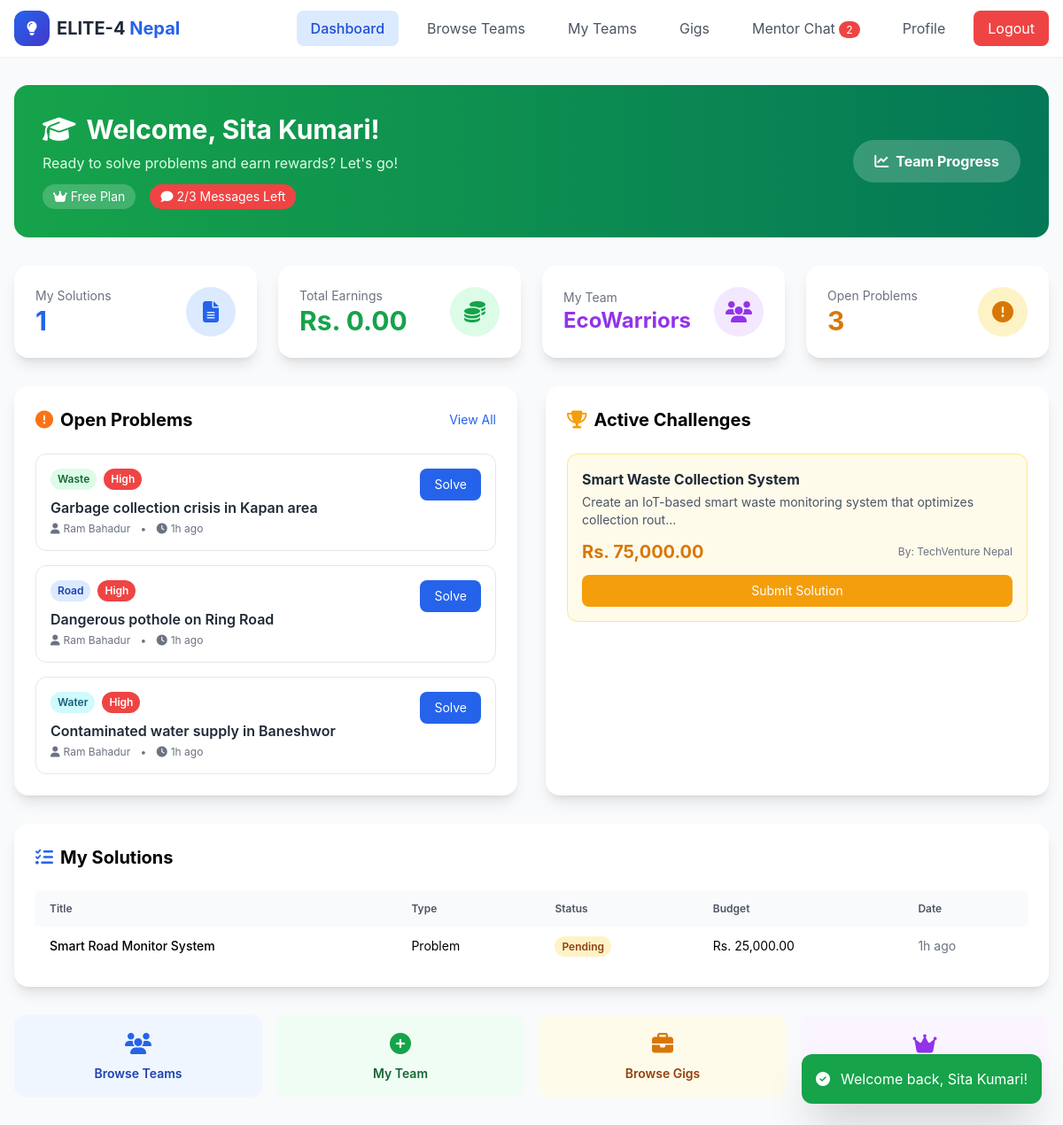
The page /student_dashboard.php (signed in) on the database its author committed.
### tables this page shows
CREATE TABLE `users` (
  `id` INT AUTO_INCREMENT PRIMARY KEY,
  `name` VARCHAR(100) NOT NULL,
  `email` VARCHAR(100) UNIQUE NOT NULL,
  `phone` VARCHAR(20) DEFAULT NULL,
  `password` VARCHAR(255) NOT NULL,
  `role` ENUM('citizen', 'student', 'sponsor', 'mentor', 'admin', 'moderator') NOT NULL DEFAULT 'citizen',
  `bio` TEXT DEFAULT NULL,
  `skills` TEXT DEFAULT NULL,
  `profile_photo` VARCHAR(255) DEFAULT NULL,
  `date_of_birth` DATE DEFAULT NULL,
  `is_active` TINYINT(1) DEFAULT 1,
  `trust_score` INT DEFAULT 100,
  `projects_completed` INT DEFAULT 0,
  `created_at` TIMESTAMP DEFAULT CURRENT_TIMESTAMP,
  `updated_at` TIMESTAMP DEFAULT CURRENT_TIMESTAMP ON UPDATE CURRENT_TIMESTAMP
);

CREATE TABLE `user_subscriptions` (
  `id` INT AUTO_INCREMENT PRIMARY KEY,
  `user_id` INT NOT NULL,
  `plan` ENUM('free', 'plus', 'premium') NOT NULL DEFAULT 'free',
  `start_date` DATE NOT NULL,
  `end_date` DATE NOT NULL,
  `mentor_messages_used` INT DEFAULT 0,
  `mentor_messages_reset_at` DATE DEFAULT NULL,
  `status` ENUM('active', 'expired', 'cancelled') DEFAULT 'active',
  FOREIGN KEY (`user_id`) REFERENCES `users`(`id`) ON DELETE CASCADE
);

CREATE TABLE `teams` (
  `id` INT AUTO_INCREMENT PRIMARY KEY,
  `name` VARCHAR(100) NOT NULL,
  `description` TEXT DEFAULT NULL,
  `leader_id` INT NOT NULL,
  `is_public` TINYINT(1) DEFAULT 1,
  `required_skills` TEXT DEFAULT NULL,
  `problem_id` INT DEFAULT NULL,
  `mentor_id` INT DEFAULT NULL,
  `members` JSON DEFAULT NULL,
  `rank_points` INT DEFAULT 0,
  `status` ENUM('active', 'completed', 'archived', 'inactive') DEFAULT 'active',
  `gold_badge` TINYINT(1) DEFAULT 0,
  `projects_completed` INT DEFAULT 0,
  `last_progress_update` TIMESTAMP NULL DEFAULT NULL,
  `is_inactive` TINYINT(1) DEFAULT 0,
  `created_at` TIMESTAMP DEFAULT CURRENT_TIMESTAMP,
  FOREIGN KEY (`leader_id`) REFERENCES `users`(`id`) ON DELETE CASCADE,
  FOREIGN KEY (`mentor_id`) REFERENCES `users`(`id`) ON DELETE SET NULL
);

CREATE TABLE `problems` (
  `id` INT AUTO_INCREMENT PRIMARY KEY,
  `user_id` INT NOT NULL,
  `title` VARCHAR(200) NOT NULL,
  `description` TEXT NOT NULL,
  `location` VARCHAR(255) DEFAULT NULL,
  `photo` VARCHAR(255) DEFAULT NULL,
  `voice_note` TEXT DEFAULT NULL,
  `category` ENUM('Waste', 'Road', 'Health', 'Water', 'Other') DEFAULT 'Other',
  `urgency` ENUM('High', 'Medium', 'Low') DEFAULT 'Medium',
  `status` ENUM('open', 'in_progress', 'solved') DEFAULT 'open',
  `upvotes` INT DEFAULT 0,
  `solved_by` INT DEFAULT NULL,
  `solved_at` TIMESTAMP NULL DEFAULT NULL,
  `sdg_impact_score` INT DEFAULT 0,
  `local_impact_category` VARCHAR(50) DEFAULT NULL,
  `created_at` TIMESTAMP DEFAULT CURRENT_TIMESTAMP,
  FOREIGN KEY (`user_id`) REFERENCES `users`(`id`) ON DELETE CASCADE,
  FOREIGN KEY (`solved_by`) REFERENCES `users`(`id`) ON DELETE SET NULL
);

CREATE TABLE `challenges` (
  `id` INT AUTO_INCREMENT PRIMARY KEY,
  `sponsor_id` INT NOT NULL,
  `title` VARCHAR(200) NOT NULL,
  `description` TEXT NOT NULL,
  `reward_amount` DECIMAL(10,2) NOT NULL,
  `escrow_deposit` DECIMAL(10,2) DEFAULT 0,
  `escrow_status` ENUM('none', 'pending', 'deposited', 'released', 'refunded') DEFAULT 'none',
  `category` VARCHAR(50) DEFAULT NULL,
  `sdg_focus` INT DEFAULT NULL,
  `local_impact_category` VARCHAR(50) DEFAULT NULL,
  `requires_mentor` TINYINT(1) DEFAULT 0,
  `assigned_mentor_id` INT DEFAULT NULL,
  `deadline` DATE DEFAULT NULL,
  `status` ENUM('open', 'closed', 'rewarded', 'disputed') DEFAULT 'open',
  `first_look_expires` TIMESTAMP NULL DEFAULT NULL,
  `created_at` TIMESTAMP DEFAULT CURRENT_TIMESTAMP,
  FOREIGN KEY (`sponsor_id`) REFERENCES `users`(`id`) ON DELETE CASCADE,
  FOREIGN KEY (`assigned_mentor_id`) REFERENCES `users`(`id`) ON DELETE SET NULL
);

CREATE TABLE `solutions` (
  `id` INT AUTO_INCREMENT PRIMARY KEY,
  `problem_id` INT DEFAULT NULL,
  `challenge_id` INT DEFAULT NULL,
  `team_id` INT DEFAULT NULL,
  `user_id` INT NOT NULL,
  `title` VARCHAR(200) NOT NULL,
  `description` TEXT NOT NULL,
  `budget_estimate` DECIMAL(10,2) DEFAULT 0,
  `implementation_plan` TEXT DEFAULT NULL,
  `status` ENUM('pending', 'approved', 'rejected', 'rewarded', 'disputed') DEFAULT 'pending',
  `mentor_feedback` TEXT DEFAULT NULL,
  `reward_gross` DECIMAL(10,2) DEFAULT 0,
  `reward_commission` DECIMAL(10,2) DEFAULT 0,
  `reward_net` DECIMAL(10,2) DEFAULT 0,
  `created_at` TIMESTAMP DEFAULT CURRENT_TIMESTAMP,
  FOREIGN KEY (`problem_id`) REFERENCES `problems`(`id`) ON DELETE SET NULL,
  FOREIGN KEY (`user_id`) REFERENCES `users`(`id`) ON DELETE CASCADE
);

### student_dashboard.php (the view, shortened to what the rows shown need)
<?php
require_once 'config.php';
$user = getCurrentUser();
global $conn;
$sub = getUserSubscription($user['id']);
$remainingMessages = getRemainingMentorMessages($user['id']);
$myTeam = getUserTeam($user['id']);
$stmt = $conn->prepare("SELECT p.*, u.name as user_name FROM problems p JOIN users u ON p.user_id = u.id WHERE p.status = 'open' ORDER BY p.created_at DESC LIMIT 8");
$stmt->execute();
$r = $stmt->get_result();
$openProblems = $r ? $r->fetch_all(MYSQLI_ASSOC) : [];
$stmt = $conn->prepare("SELECT c.*, u.name as sponsor_name FROM challenges c JOIN users u ON c.sponsor_id = u.id WHERE c.status = 'open' ORDER BY c.created_at DESC LIMIT 5");
$stmt->execute();
$r = $stmt->get_result();
$challenges = $r ? $r->fetch_all(MYSQLI_ASSOC) : [];
$stmt = $conn->prepare("SELECT s.*, p.title as problem_title, c.title as challenge_title FROM solutions s LEFT JOIN problems p ON s.problem_id = p.id LEFT JOIN challenges c ON s.challenge_id = c.id WHERE s.user_id = ? ORDER BY s.created_at DESC LIMIT 5");
$stmt->bind_param("i", $user['id']);
$stmt->execute();
$r = $stmt->get_result();
$mySolutionsList = $r ? $r->fetch_all(MYSQLI_ASSOC) : [];
?>
<!DOCTYPE html>
<html lang="en">
<head>
    <script src="https://cdn.tailwindcss.com"></script>
    <link rel="stylesheet" href="https://cdnjs.cloudflare.com/ajax/libs/font-awesome/6.5.1/css/all.min.css">
</head>
<body class="bg-gray-50">
    <div class="max-w-7xl mx-auto px-4 py-8">
        <div class="bg-gradient-to-r from-green-600 to-emerald-700 rounded-2xl p-8 text-white mb-8">
            <div class="flex flex-col md:flex-row justify-between items-start md:items-center">
                <div>
                    <h1 class="text-3xl font-bold mb-2">
                        <i class="fas fa-graduation-cap mr-3"></i>Welcome, <?= e($user['name']) ?>!
                    </h1>
                    <p class="text-green-100">Ready to solve problems and earn rewards? Let's go!</p>
                    <div class="flex items-center gap-4 mt-3">
                        <span class="px-3 py-1 rounded-full text-sm bg-white/20">
                            <i class="fas fa-crown mr-1"></i><?= ucfirst($sub['plan']) ?> Plan
                        </span>
                        <?php if ($sub['is_plus']): ?>
                        <span class="px-3 py-1 rounded-full text-sm bg-amber-500 text-white">
                            <i class="fas fa-infinity mr-1"></i>Unlimited Mentor Messages
                        </span>
                        <?php else: ?>
                        <span class="px-3 py-1 rounded-full text-sm bg-red-500 text-white">
                            <i class="fas fa-comment mr-1"></i><?= $remainingMessages ?>/3 Messages Left
                        </span>
                        <?php endif; ?>
                    </div>
                </div>
            </div>
        </div>
        <div class="grid grid-cols-2 md:grid-cols-4 gap-6 mb-8">
            <div class="bg-white p-6 rounded-2xl shadow-lg card-hover transition-all duration-300">
                <div class="flex items-center justify-between">
                    <div>
                        <p class="text-gray-500 text-sm">My Team</p>
                        <p class="text-2xl font-bold text-purple-600"><?= $myTeam ? e(substr($myTeam['name'], 0, 12)) : 'None' ?></p>
                    </div>
                </div>
            </div>
        </div>
        <div class="grid lg:grid-cols-2 gap-8">
            <div class="bg-white rounded-2xl shadow-lg p-6">
                <div class="flex justify-between items-center mb-6">
                    <h2 class="text-xl font-bold"><i class="fas fa-exclamation-circle mr-2 text-orange-500"></i>Open Problems</h2>
                </div>
                <?php if (empty($openProblems)): ?>
                <div class="text-center py-12 text-gray-500">
                    <i class="fas fa-check-circle text-5xl mb-4 text-green-300"></i>
                    <p>No open problems at the moment.</p>
                </div>
                <?php else: ?>
                <div class="space-y-4 max-h-96 overflow-y-auto">
                    <?php foreach ($openProblems as $problem): ?>
                    <div class="border border-gray-200 rounded-xl p-4 hover:border-blue-400 transition-all">
                        <div class="flex items-start justify-between">
                            <div class="flex-1">
                                <div class="flex flex-wrap gap-2 mb-2">
                                    <span class="px-2 py-1 rounded-full text-xs font-semibold <?= getCategoryClass($problem['category']) ?>"><?= e($problem['category']) ?></span>
                                    <span class="px-2 py-1 rounded-full text-xs font-semibold <?= getUrgencyClass($problem['urgency']) ?>"><?= e($problem['urgency']) ?></span>
                                </div>
                                <h3 class="font-semibold text-gray-800"><?= e($problem['title']) ?></h3>
                                <p class="text-xs text-gray-500 mt-1">
                                    <i class="fas fa-user mr-1"></i><?= e($problem['user_name']) ?>
                                    <span class="mx-2">•</span>
                                    <i class="fas fa-clock mr-1"></i><?= timeAgo($problem['created_at']) ?>
                                </p>
                            </div>
                            <a href="submit_solution.php?problem_id=<?= $problem['id'] ?>" class="bg-blue-600 hover:bg-blue-700 text-white px-4 py-2 rounded-lg text-sm transition-all ml-4">
                                Solve
                            </a>
                        </div>
                    </div>
                    <?php endforeach; ?>
                </div>
                <?php endif; ?>
            </div>
            <div class="bg-white rounded-2xl shadow-lg p-6">
                <div class="flex justify-between items-center mb-6">
                    <h2 class="text-xl font-bold"><i class="fas fa-trophy mr-2 text-amber-500"></i>Active Challenges</h2>
                </div>
                <?php if (empty($challenges)): ?>
                <div class="text-center py-12 text-gray-500">
                    <i class="fas fa-trophy text-5xl mb-4 text-gray-300"></i>
                    <p>No active challenges.</p>
                </div>
                <?php else: ?>
                <div class="space-y-4">
                    <?php foreach ($challenges as $challenge): ?>
                    <div class="border border-amber-200 bg-amber-50 rounded-xl p-4">
                        <h3 class="font-bold text-gray-800"><?= e($challenge['title']) ?></h3>
                        <p class="text-sm text-gray-600 mt-1"><?= e(substr($challenge['description'], 0, 80)) ?>...</p>
                        <div class="flex items-center justify-between mt-3">
                            <span class="text-xl font-bold text-amber-600"><?= formatCurrency($challenge['reward_amount']) ?></span>
                            <span class="text-xs text-gray-500">By: <?= e($challenge['sponsor_name']) ?></span>
                        </div>
                        <a href="submit_solution.php?challenge_id=<?= $challenge['id'] ?>" class="mt-3 block text-center bg-amber-500 hover:bg-amber-600 text-white py-2 rounded-lg text-sm transition-all">
                            Submit Solution
                        </a>
                    </div>
                    <?php endforeach; ?>
                </div>
                <?php endif; ?>
            </div>
        </div>
        <div class="bg-white rounded-2xl shadow-lg p-6 mt-8">
            <h2 class="text-xl font-bold mb-6"><i class="fas fa-list-check mr-2 text-blue-600"></i>My Solutions</h2>
            <?php if (empty($mySolutionsList)): ?>
            <div class="text-center py-8 text-gray-500">
                <i class="fas fa-file-alt text-4xl mb-4 text-gray-300"></i>
                <p>You haven't submitted any solutions yet.</p>
            </div>
            <?php else: ?>
            <div class="overflow-x-auto">
                <table class="w-full">
                    <thead class="bg-gray-50">
                        <tr>
                            <th class="px-4 py-3 text-left text-xs font-semibold text-gray-600">Title</th>
                            <th class="px-4 py-3 text-left text-xs font-semibold text-gray-600">Type</th>
                            <th class="px-4 py-3 text-left text-xs font-semibold text-gray-600">Status</th>
                            <th class="px-4 py-3 text-left text-xs font-semibold text-gray-600">Budget</th>
                            <th class="px-4 py-3 text-left text-xs font-semibold text-gray-600">Date</th>
                        </tr>
                    </thead>
                    <tbody class="divide-y divide-gray-200">
                        <?php foreach ($mySolutionsList as $sol): ?>
                        <tr class="hover:bg-gray-50">
                            <td class="px-4 py-3 text-sm font-medium"><?= e($sol['title']) ?></td>
                            <td class="px-4 py-3 text-sm"><?= $sol['problem_title'] ? 'Problem' : 'Challenge' ?></td>
                            <td class="px-4 py-3 text-sm">
                                <span class="px-2 py-1 rounded-full text-xs font-semibold <?= getSolutionStatusClass($sol['status']) ?>">
                                    <?= ucfirst(e($sol['status'])) ?>
                                </span>
                            </td>
                            <td class="px-4 py-3 text-sm"><?= formatCurrency($sol['budget_estimate']) ?></td>
                            <td class="px-4 py-3 text-sm text-gray-500"><?= timeAgo($sol['created_at']) ?></td>
                        </tr>
                        <?php endforeach; ?>
                    </tbody>
                </table>
            </div>
            <?php endif; ?>
        </div>
    </div>
<?php
function getCategoryClass($cat) {
    $classes = ['Waste' => 'bg-green-100 text-green-800', 'Road' => 'bg-blue-100 text-blue-800', 'Health' => 'bg-red-100 text-red-800', 'Water' => 'bg-cyan-100 text-cyan-800', 'Other' => 'bg-gray-100 text-gray-800'];
    return $classes[$cat] ?? 'bg-gray-100 text-gray-800';
}
function getUrgencyClass($urg) {
    $classes = ['High' => 'bg-red-500 text-white', 'Medium' => 'bg-amber-500 text-white', 'Low' => 'bg-green-100 text-green-800'];
    return $classes[$urg] ?? 'bg-gray-100 text-gray-800';
}
function getSolutionStatusClass($status) {
    $classes = ['pending' => 'bg-amber-100 text-amber-800', 'approved' => 'bg-green-100 text-green-800', 'rejected' => 'bg-red-100 text-red-800', 'rewarded' => 'bg-purple-100 text-purple-800'];
    return $classes[$status] ?? 'bg-gray-100 text-gray-800';
}
?>
</body>
</html>

### rows shown on the page
users: name "Sita Kumari"
user_subscriptions: plan "Free"
teams: name "EcoWarriors"
problems: category "Waste", urgency "High", title "Garbage collection crisis in Kapan area", user.name "Ram Bahadur", created_at "1h ago"
problems: category "Road", urgency "High", title "Dangerous pothole on Ring Road", user.name "Ram Bahadur", created_at "1h ago"
problems: category "Water", urgency "High", title "Contaminated water supply in Baneshwor", user.name "Ram Bahadur", created_at "1h ago"
challenges: title "Smart Waste Collection System", description "Create an IoT-based smart waste monitoring system that optimizes collection rout", reward_amount "Rs. 75,000.00", sponsor.name "TechVenture Nepal"
solutions: title "Smart Road Monitor System", status "Pending", budget_estimate "Rs. 25,000.00", created_at "1h ago"

### other values the page prints
$remainingMessages "2"
$mySolutions "1"
formatCurrency($totalEarnings) "Rs. 0.00"
count($openProblems) "3"
$flash['message'] "Welcome back, Sita Kumari!"
